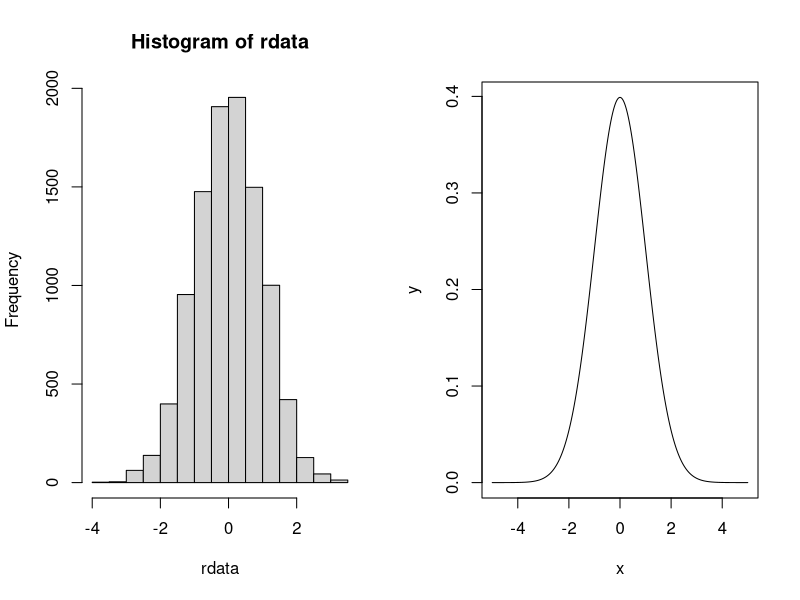
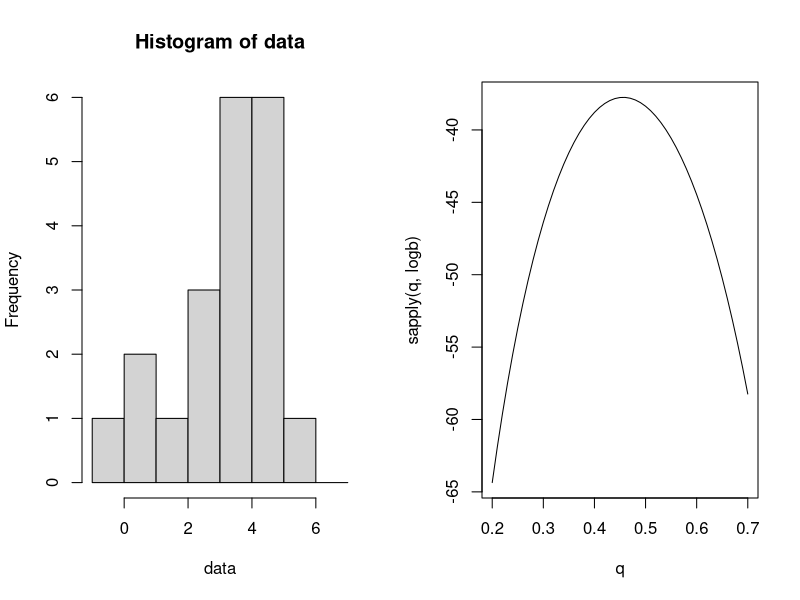
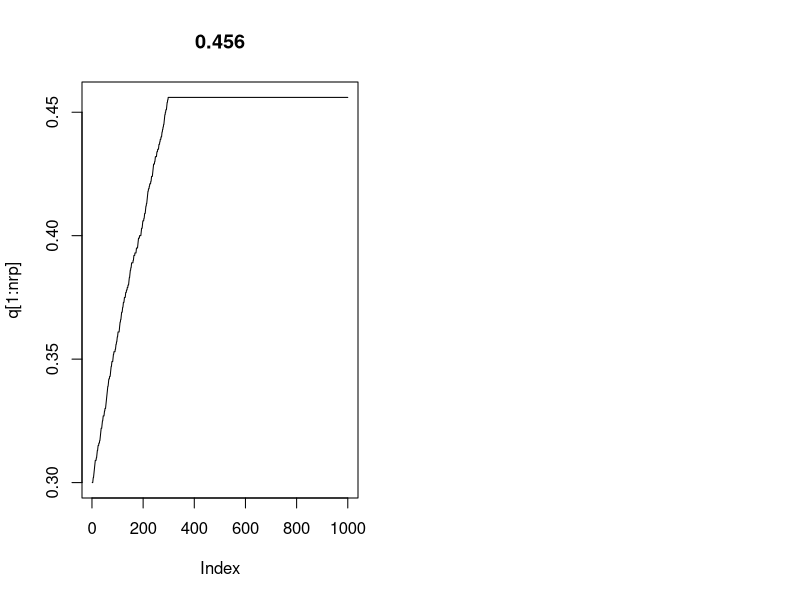
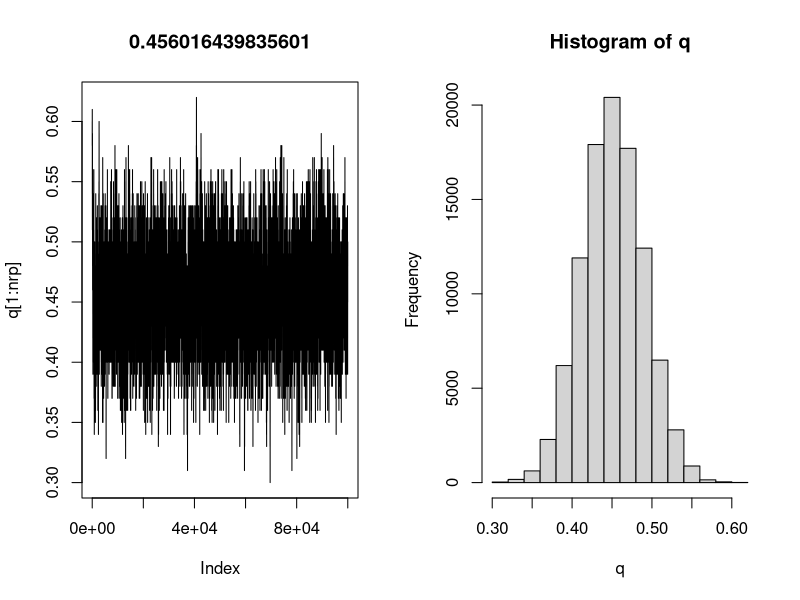

The R source for these figures, in order:
## ---- chunk 1
layout(matrix(1:2, ncol=2))
rdata<-rnorm(10000)
hist(rdata, breaks=12)
v<-1
m<-0
x<-seq(-5,5,0.01)
y<-(1/sqrt(2*pi*v))*exp(-(x-m)^2/(2*v))
plot(x,y,type='l')
#curve(dnorm, -4, 4, type="l")    
## ---- chunk 2
layout(matrix(1:2, ncol=2))
data<-c(4,3,4,5,5,2,3,1,4,0,1,5,5,6,5,4,4,5,3,4)
hist(data,breaks=c(-1:7))
logb<-function(x) sum(log(dbinom(data, 8, x)))
q <- seq(0.2, 0.7, 0.01)
plot(q, sapply(q, logb), type='l')
## ---- chunk 3
nrp<-1000
qi<-0.300
n<-8
data<-c(4,3,4,5,5,2,3,1,4,0,1,5,5,6,5,4,4,5,3,4)
logL<-numeric(nrp)
q<-numeric(nrp)
q[1]<-qi
for (rp in 1:nrp){
  lh<-numeric(length(data))
  for (d in 1:length(data)){
    lh[d]<-choose(n,data[d])*q[rp]^data[d]*(1-q[rp])^(n-data[d])
  }
  logL[rp]<-log(prod(lh))
  if (rp>1){
    if (logL[rp]<logL[rp-1]){
      q[rp]<-q[rp-1]
      logL[rp]<-logL[rp-1]
    }
  }
  if (round(runif(1))){
    q[rp+1]<-q[rp]+0.001
  }else{
    q[rp+1]<-q[rp]-0.001
  }
}
plot(q[1:nrp],type='l', main=q[nrp])
## ---- chunk 4
layout(matrix(1:2, ncol=2))
nrp<-100000
qi<-0.60
n<-8
data<-c(4,3,4,5,5,2,3,1,4,0,1,5,5,6,5,4,4,5,3,4)
logL<-numeric(nrp)
q<-numeric(nrp)
q[1]<-qi
lr<-1
for (rp in 1:nrp){
  lh<-numeric(length(data))
  for (d in 1:length(data)){
    lh[d]<-choose(n,data[d])*q[rp]^data[d]*(1-q[rp])^(n-data[d])
  }
  logL[rp]<-log(prod(lh))
  if (rp>1){
    lr<-exp(logL[rp]-logL[rp-1])
    if (runif(1)>lr){
      #print(lr)
      q[rp]<-q[rp-1]
      logL[rp]<-logL[rp-1]
    }
  }
  if (round(runif(1))){
    q[rp+1]<-min(0.99,q[rp]+0.01)
  }else{
    q[rp+1]<-max(0.01,q[rp]-0.01)
  }
}
plot(q[1:nrp],type='l', main=mean(q))
hist(q)
